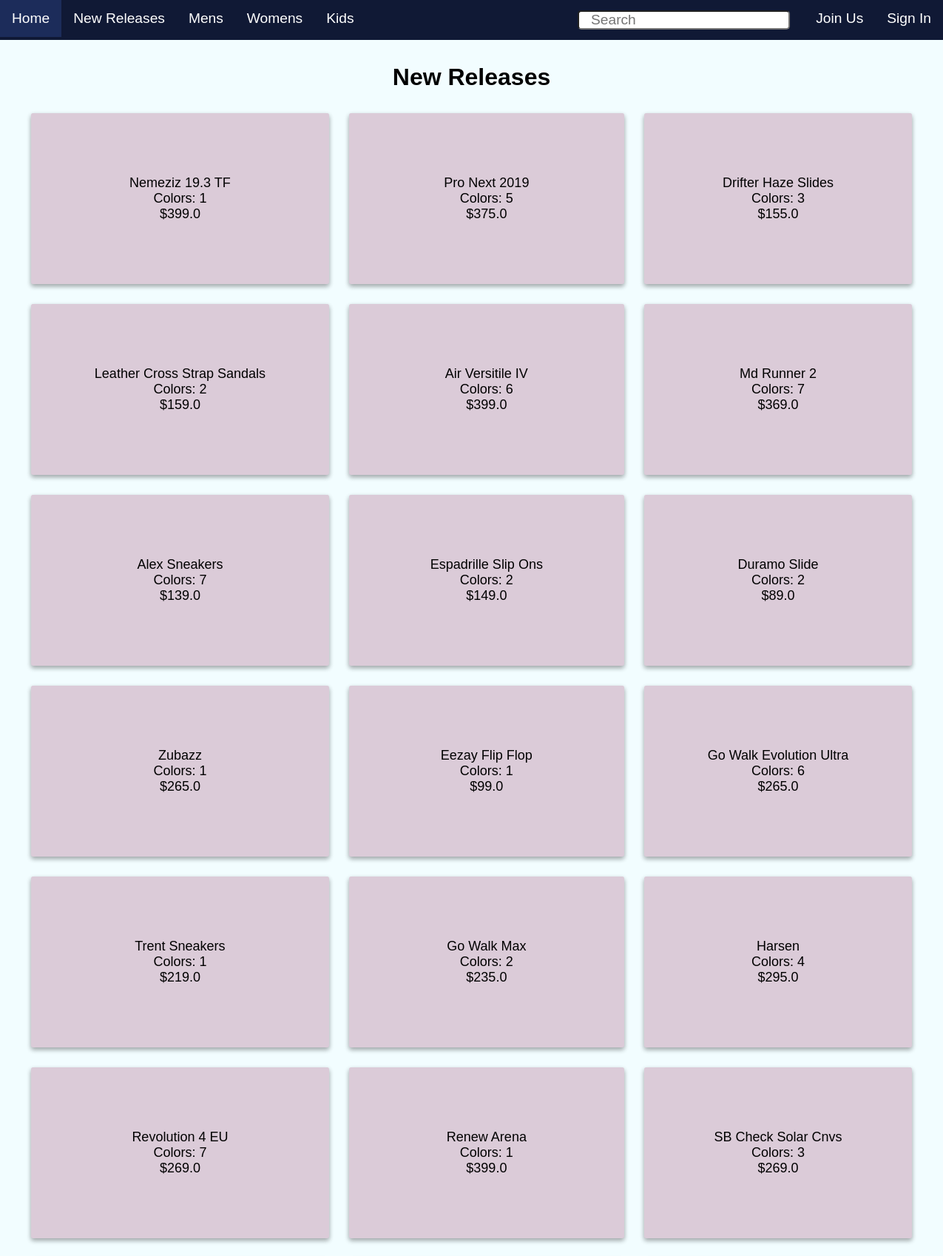
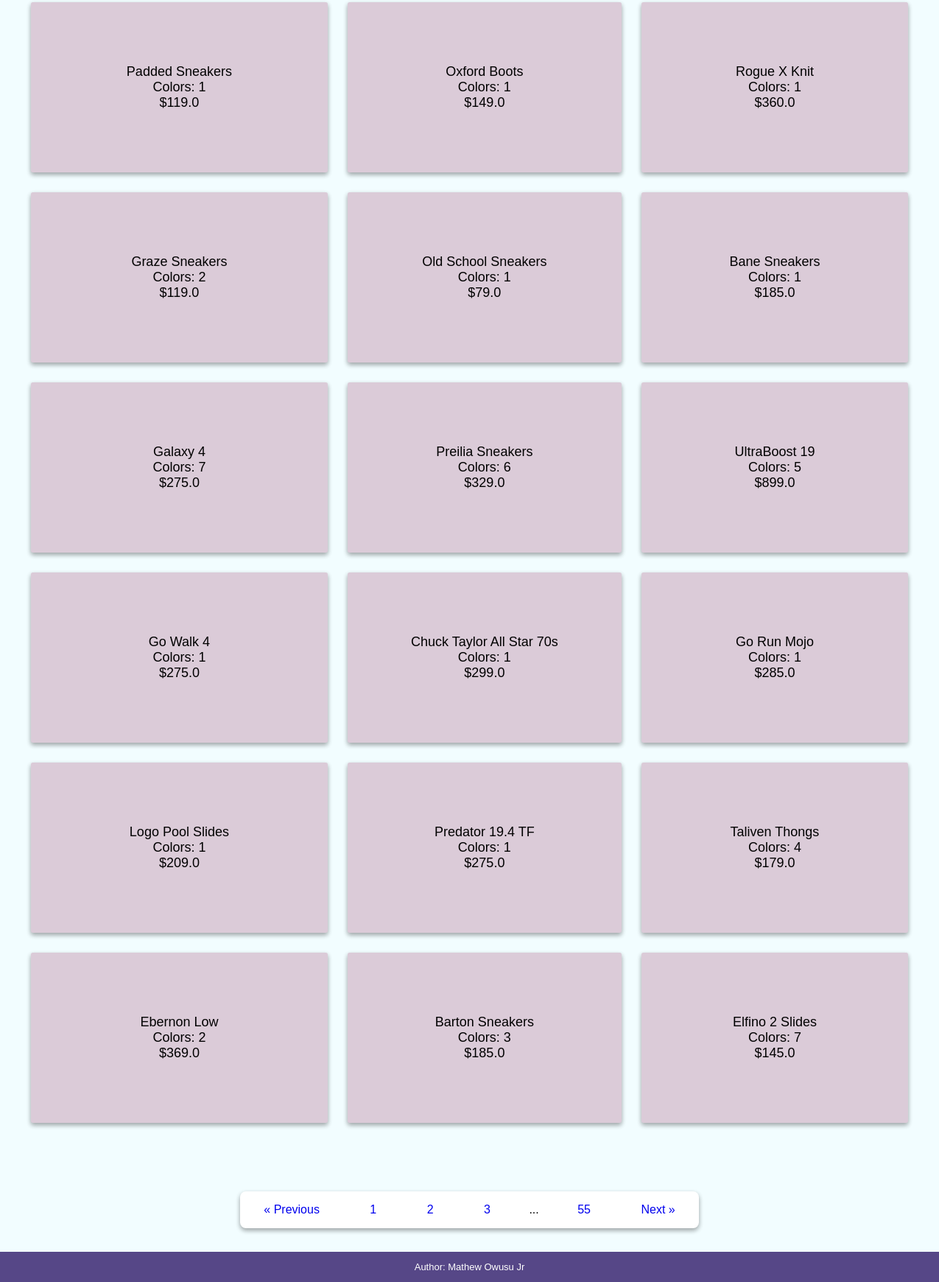
The page /releases on the database its author committed (2 pictures, top to bottom).
### website/models.py (models this page shows, shortened)
class Shoe(db.Model):
    __tablename__ = 'shoe'
    id = db.Column(db.Integer(), primary_key=True)
    name = db.Column(db.String(length=30), nullable=False)
    brand = db.Column(db.String(length=30), nullable=False)
    audience = db.Column(db.String(length=30), nullable=False)
    price = db.Column(db.Float(), nullable=False)
    colors = db.relationship("Color", back_populates="shoe", lazy=True, cascade='all, delete, delete-orphan')

### website/views/cust_catalog_views.py (the view)
@cust_catalog_views.route('/releases', methods=['GET'])
def releases_page():
    title = "New Releases"
    page = request.args.get('page', 1, type=int)
    collection = Shoe.query.paginate(page=page, per_page=PER_PAGE)
    routeUrl = 'cust_catalog_views.releases_page'
    return render_template('customer/catalog.html',
    current_user=current_user,
    title=title,
    collection=collection,
    routeUrl=routeUrl)

### website/templates/customer/catalog.html (shortened to what this page needs)
{% extends 'base.html' %}
{% block body%}
    <h1>{{ title }}</h1>
    <div class="collections">
        <ul>
            {% for shoe in collection.items%}
                <li class="item-card" onclick=" redirectUrl('{{url_for('cust_catalog_views.display_product', id=shoe.id)}}') ">
                    <p>
                        {{ shoe.name }}
                    </p>
                    <p>Colors: {{shoe.colors | length }}</p>
                    <p>${{ shoe.price }}</p>
                </li>
            {% endfor %}
        </ul>
    </div>
    {% set url_for_prev = '' %}
    {% set url_for_curr = '' %}
    {% set url_for_next = '' %}
    {% if collection.pages > 1 %}
    <div class="pagination">
        {% if brand %}
            {% set url_for_prev = url_for(routeUrl, brand=brand, page=collection.prev_num) %}
        {% elif searchQuery %}
            {% set url_for_prev = url_for(routeUrl,searchQuery=searchQuery, page=collection.prev_num) %}
        {% else %}
            {% set url_for_prev = url_for(routeUrl, page=collection.prev_num) %}
        {% endif %}
        <a href="{{ url_for_prev }}">
            &laquo; Previous
        </a>
        {% for page_num in collection.iter_pages(left_edge=1, right_edge=1, left_current=1, right_current=3) %}
            {% if page_num %}
            {% if brand %}
                {% set url_for_curr = url_for(routeUrl, brand=brand, page=page_num) %}
            {% elif searchQuery %}
                {% set url_for_curr = url_for(routeUrl,searchQuery=searchQuery, page=page_num) %}
            {% else %}
                {% set url_for_curr = url_for(routeUrl, page=page_num) %}
            {% endif %}
                {% if collection.page == page_num %}
                    <a href="{{ url_for_curr }}">
                        {{ page_num }}
                    </a>
                {% else %}
                    <a href="{{ url_for_curr }}">
                        {{ page_num }}
                    </a>
                {% endif %}
            {% else %}
                <span>...</span>
            {% endif %}
        {% endfor %}
        {% if brand %}
            {% set url_for_next = url_for(routeUrl, brand=brand, page=collection.next_num) %}
        {% elif searchQuery %}
            {% set url_for_next = url_for(routeUrl,searchQuery=searchQuery, page=collection.next_num) %}
        {% else %}
            {% set url_for_next = url_for(routeUrl, page=collection.next_num) %}
        {% endif %}
        <a href="{{ url_for_next }}">
            Next &raquo;
        </a>
    </div>
    {% endif %}
{% endblock %}

### rows shown on the page
Shoe: name "Nemeziz 19.3 TF", colors|length "1", price "399.0"
Shoe: name "Pro Next 2019", colors|length "5", price "375.0"
Shoe: name "Drifter Haze Slides", colors|length "3", price "155.0"
Shoe: name "Leather Cross Strap Sandals", colors|length "2", price "159.0"
Shoe: name "Air Versitile IV", colors|length "6", price "399.0"
Shoe: name "Md Runner 2", colors|length "7", price "369.0"
Shoe: name "Alex Sneakers", colors|length "7", price "139.0"
Shoe: name "Espadrille Slip Ons", colors|length "2", price "149.0"
Shoe: name "Duramo Slide", colors|length "2", price "89.0"
Shoe: name "Zubazz", colors|length "1", price "265.0"
Shoe: name "Eezay Flip Flop", colors|length "1", price "99.0"
Shoe: name "Go Walk Evolution Ultra", colors|length "6", price "265.0"
Shoe: name "Trent Sneakers", colors|length "1", price "219.0"
Shoe: name "Go Walk Max", colors|length "2", price "235.0"
Shoe: name "Harsen", colors|length "4", price "295.0"
Shoe: name "Revolution 4 EU", colors|length "7", price "269.0"
Shoe: name "Renew Arena", colors|length "1", price "399.0"
Shoe: name "SB Check Solar Cnvs", colors|length "3", price "269.0"
Shoe: name "Padded Sneakers", colors|length "1", price "119.0"
Shoe: name "Oxford Boots", colors|length "1", price "149.0"
Shoe: name "Rogue X Knit", colors|length "1", price "360.0"
Shoe: name "Graze Sneakers", colors|length "2", price "119.0"
Shoe: name "Old School Sneakers", colors|length "1", price "79.0"
Shoe: name "Bane Sneakers", colors|length "1", price "185.0"
Shoe: name "Galaxy 4", colors|length "7", price "275.0"
Shoe: name "Preilia Sneakers", colors|length "6", price "329.0"
Shoe: name "UltraBoost 19", colors|length "5", price "899.0"
Shoe: name "Go Walk 4", colors|length "1", price "275.0"
Shoe: name "Chuck Taylor All Star 70s", colors|length "1", price "299.0"
Shoe: name "Go Run Mojo", colors|length "1", price "285.0"
Shoe: name "Logo Pool Slides", colors|length "1", price "209.0"
Shoe: name "Predator 19.4 TF", colors|length "1", price "275.0"
Shoe: name "Taliven Thongs", colors|length "4", price "179.0"
Shoe: name "Ebernon Low", colors|length "2", price "369.0"
Shoe: name "Barton Sneakers", colors|length "3", price "185.0"
Shoe: name "Elfino 2 Slides", colors|length "7", price "145.0"

### other values the page prints
{{ title }} "New Releases"
{{ page_num }} "1"
{{ page_num }} "2" "3" "55"
